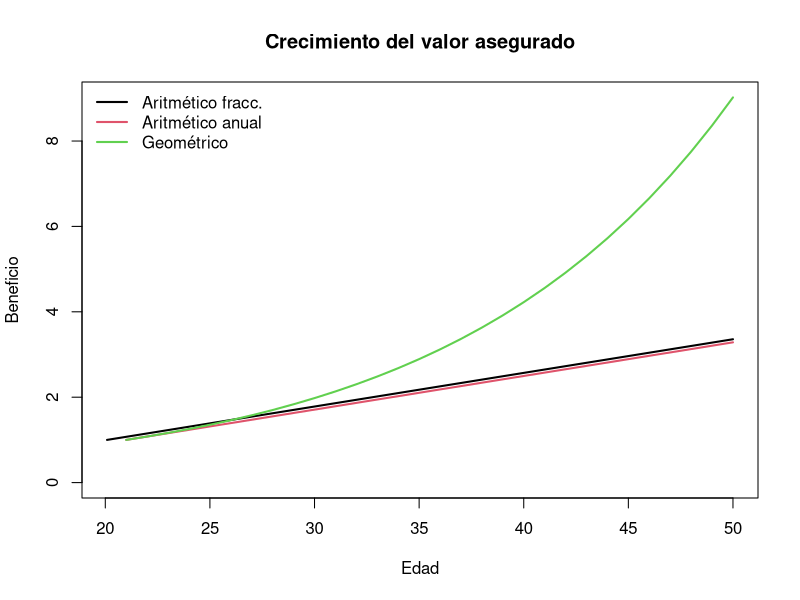

Reproduce this figure in R.
## ---- chunk 1

library(readxl)
qx_mujeres <- read_excel("qx-hombres-y-mujeres.xls",
                         sheet = "Asegurados - Muj",
                         col_types = c("numeric","numeric"))

edades <- qx_mujeres$X
qx     <- qx_mujeres$qx

i  <- 0.10     # tasa efectiva anual bruta
r  <- 0.0788   # inflación anual proyectada
v  <- 1/(1+i)
## ---- chunk 2
calcular_primas_entero_fracc_efficient <- function(qx, VA, m) {
  i_m <- m * ((1 + i)^(1/m) - 1)
  n   <- length(qx)
  
  # l_x
  lx <- numeric(n); lx[1] <- 100000
  for(k in 1:(n-1)) lx[k+1] <- lx[k] * (1 - qx[k])

  Dx   <- v^edades * lx
  Cx   <- Dx * v * qx
  Mx   <- rev(cumsum(rev(Cx)))
  Rx   <- rev(cumsum(rev(Mx)))
  Ax   <- Mx / Dx
  IA_x <- Rx / Dx
  
  prima <- (i / i_m) * (Ax + r * (IA_x - Ax))
  
  data.frame(
    edad   = edades,
    qx     = qx,
    Ax     = round(Ax,     6),
    prima  = round(prima*VA, 6)
  )
}
## ---- chunk 3
prima_entera_aritmetica_frac <- calcular_primas_entero_fracc_efficient(
  qx, VA = 500000000, m = 12
)
## ---- chunk 4
calcular_primas_SAE_fracc <- function(qx, VA, m) {
  n  <- length(qx)
  im <- m * ((1 + i)^(1/m) - 1)
  
  lx <- numeric(n); lx[1] <- 100000
  for(k in 1:(n-1)) lx[k+1] <- lx[k] * (1 - qx[k])

  Dx   <- v^edades * lx
  Cx   <- Dx * v * qx
  Mx   <- rev(cumsum(rev(Cx)))
  Rx   <- rev(cumsum(rev(Mx)))
  Ax   <- Mx / Dx
  IA_x <- Rx / Dx

  prima_SAE <- (i / im) * (Ax + r * (IA_x - Ax)) +
               (r * ((i - im) / im^2) * Ax)
  
  data.frame(
    edad  = edades,
    qx    = qx,
    Ax    = round(Ax, 6),
    prima = round(prima_SAE * VA, 6)
  )
}
## ---- chunk 5
prima_entera_aritmetica_frac_m <- calcular_primas_SAE_fracc(
  qx, VA = 500000000, m = 12
)
## ---- chunk 6
e  <- (1 + i)/(1 + r) - 1
Ve <- 1 / (1 + e)

calcular_primas_geom_creciente <- function(qx, VA, m) {
  n   <- length(qx)
  i_m <- m * ((1 + i)^(1/m) - 1)
  
  lx <- numeric(n); lx[1] <- 100000
  for(k in 1:(n-1)) lx[k+1] <- lx[k] * (1 - qx[k])

  Dx_e   <- Ve^edades * lx
  Cx_e   <- Dx_e * Ve * qx
  Mx_e   <- rev(cumsum(rev(Cx_e)))
  Ax_e   <- Mx_e / Dx_e

  prima <- (i / i_m) * Ax_e / (1 + r)
  
  data.frame(
    edad   = edades,
    qx     = qx,
    Ax_e   = round(Ax_e, 6),
    prima  = round(prima * VA, 6)
  )
}
## ---- chunk 7
prima_geometrica_frac <- calcular_primas_geom_creciente(
  qx, VA = 500000000, m = 12
)
## ---- chunk 8
r           <- 0.0788;  m <- 12
edad_inicio <- 20;     edad_fin <- 50

ed_int <- (edad_inicio+1):edad_fin
benef2 <- 1 + r*(ed_int-(edad_inicio+1))

k       <- 1:((edad_fin-edad_inicio)*m)
ti      <- edad_inicio + k/m
benef1  <- 1 + r*((k-1)/m)
benef3  <- (1+r)^(ed_int-(edad_inicio+1))

plot(ti, benef1, type="l", col=1, lwd=2,
     ylim=c(0,max(benef1,benef2,benef3)),
     xlab="Edad", ylab="Beneficio",
     main="Crecimiento del valor asegurado")
lines(ed_int, benef2, col=2, lwd=2)
lines(ed_int, benef3, col=3, lwd=2)
legend("topleft",
       legend=c("Aritmético fracc.","Aritmético anual","Geométrico"),
       col=1:3, lwd=2, bty="n")
## ---- chunk 9
VA <- 500000000; m <- 12
aritm   <- calcular_primas_entero_fracc_efficient(qx, VA, m)
aritm_m <- calcular_primas_SAE_fracc(qx, VA, m)
geom    <- calcular_primas_geom_creciente(qx, VA, m)

tabla_comparativa <- data.frame(
  Edad                  = edades,
  Seguro1_Aritmético    = aritm$prima,
  Seguro2_Aritmético_m  = aritm_m$prima,
  Seguro3_Geométrico    = geom$prima
)
